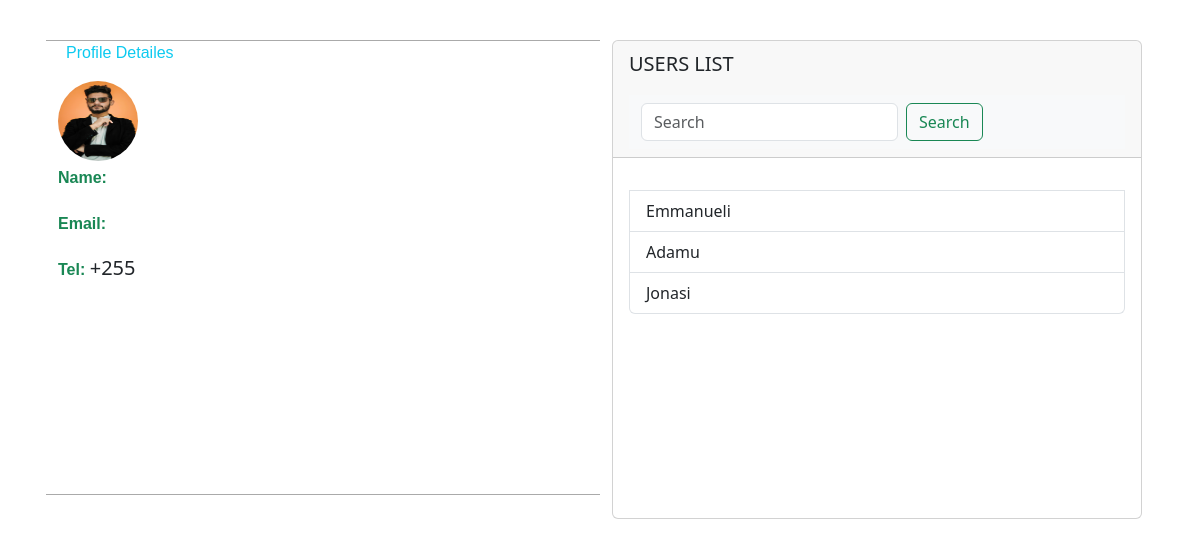
Page /dash.php on the earlier database version.
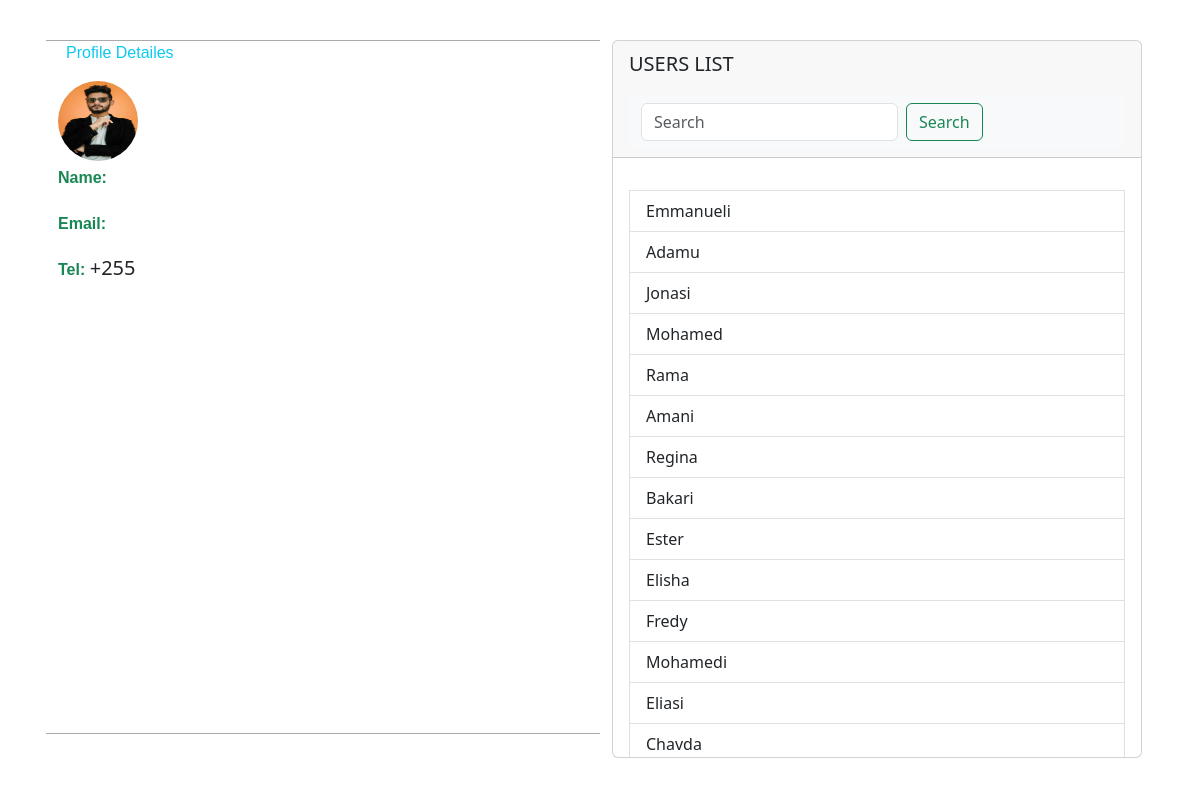
Same page on the later database version.
### tables this page shows
CREATE TABLE `users` (
  `id` int(11) NOT NULL,
  `name` varchar(255) NOT NULL,
  `email` varchar(255) NOT NULL,
  `tel` double NOT NULL,
  `password` varchar(255) NOT NULL
);

### encrypt.php (called while the page is built)
<?php
function Encrypting($data)
{
    $cipher = 'AES-256-CBC';
    $key = 'Max_0089@all';
    $option = 0;
    $secret = sha1($key);
    $iv_encrypty = substr($secret,0,16);
    $encrypted = openssl_encrypt($data, $cipher, $key, $option, $iv_encrypty);
    return $encrypted;
}

### dash.php (the view, shortened to what this page needs)
<?php
    global $conn;
?>
<!DOCTYPE html>
<html lang="en">
<head>
    <link rel="stylesheet" href="styles.css">
    <link href="https://cdn.jsdelivr.net/npm/bootstrap@5.3.3/dist/css/bootstrap.min.css" rel="stylesheet"
>
</head>
<body>
    <div class="container my-4 myprofile">
                <div class="row myrow1 p-3">
                    <div class="col-sm-12 col-md-6 mb-4 detailesContainer">
                         <div>
                            <p class="mx-2 text-info profileTitle">profile detailes</p>
                         </div>
                        <div>
                            <img class="profile" src="profiles/profile.jpg" alt="profile">
                        </div>
                        <div>
                            <p>
                                <strong class="title text-success">Name: </strong>  <span class="lead"> <?php echo  ucfirst($_SESSION['user_name']) ?></span>
                            </p>
                        </div>
                        <div>
                            <p>
                            <strong class="title text-success">Email: </strong>  <span class="lead"> <?php echo   $_SESSION['user_email'] ?></span>
                            </p>
                        </div>
                         <div>
                            <p>
                            <strong class="title text-success">Tel: </strong>  <span class="lead"> <?php echo "+255" .  $_SESSION['user_phone'] ?></span>
                            </p>
                        </div>
                    </div>
                    <div class="col-sm-12 col-md-6">
                         <div class="card">
                            <div class="card-header">
                                <p class="text-uppercase lead">Users list</p>
                                        <nav class="navbar bg-body-tertiary">
                                            <div class="container-fluid">
                                                <form class="d-flex" role="search" action="#" method="post">
                                                <input class="form-control me-2" type="search" name="search" placeholder="Search" aria-label="Search">
                                                <button class="btn btn-outline-success" name="submit" type="submit">Search</button>
                                                </form>
                                            </div>
                                            </nav>
                            </div>
                            <div class="card-body usersBody">
                            <div class="list-group">
                                <?php
                                   $stmt = "SELECT * FROM `users`";
                                   $result = $conn->query($stmt);
                                   while ($row = $result->fetch_assoc()){
                                    ?>
                                    <?php
                                        include_once 'encrypt.php';
                                        $id3 = Encrypting($row['id']);
                                        $id4 = base64_encode($id3);
                                    ?>
                                    <a href="inbox.php?chart=<?php echo $id4; ?>" class="<?php if($_SESSION['user_id'] == $row['id']){echo "Tohide";} ?> list-group-item list-group-item-action"> <?php  $name1 = strtolower($row['name']); echo ucfirst($name1);  ?> </a>
                                    <?php
                                   }
                                   ?>
                                </div>
                            </div>
                         </div>
                    </div>
                </div>
    </div>
</body>
</html>

### styles.css (style rules this page uses)
.profile { width: 80px; height: 80px; border-radius: 40px; cursor: pointer; }
.usersBody { height: 45vh; overflow-y: scroll; }
.title { font-family: Verdana, Geneva, Tahoma, sans-serif; }
.detailesContainer { border-top: 1px solid #aaa; border-bottom: 1px solid #aaa; }
.profileTitle { text-transform: capitalize; font-family: 'Franklin Gothic Medium', 'Arial Narrow', Arial, sans-serif; }

Differences in the rows shown:
added users: name "Mohamed"
added users: name "Rama"
added users: name "Amani"
added users: name "Regina"
added users: name "Bakari"
added users: name "Ester"
added users: name "Elisha"
added users: name "Fredy"
added users: name "Mohamedi"
added users: name "Eliasi"
added users: name "Chavda"
